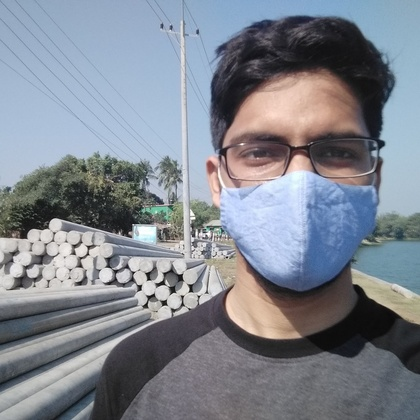
%> input picture Assignment1/input2.jpg, 420 x 420 px, shrunk from 960 x 960 before the run
$ octave A2_170104030.m   (GNU Octave 9; MATLAB toolbox functions it lacks are replaced by stand-ins)
%> lines starting %> are read from the running program, lines starting %| are printed output that depends on the picture
A = uint8(imread('input2.jpg'));
%> A is the input picture: size 420x420x3 uint8; mean R, G, B 127.8, 133.5, 143.3
B = uint8(imread('input1.jpg'));
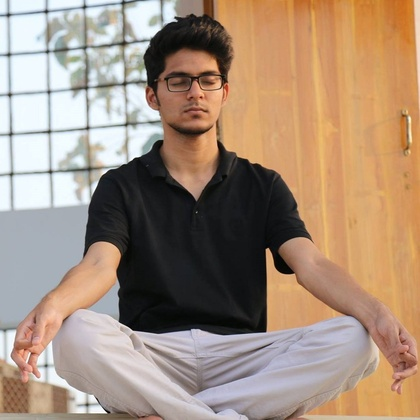
%> input picture Assignment1/input1.jpg, 420 x 420 px, shrunk from 960 x 960 before the run
%> B is the input picture: size 420x420x3 uint8; mean R, G, B 165, 142.2, 123.1

[row, col, dim] = size(A);
%> row = 420; col = 420; dim = 3
C = uint8(ones(row,col));

r = ceil(col/6);
%> r = 70
m = 1;
n = r;
%> n = 70
for l = 1:6
    for i = 1:row
        for j = m:n
            if (mod(l,2) == 0)
                C(i,j) = A(i,j);
            end

            if (mod(l,2) == 1)
                C(i,j) = B(i,j);
            end
        end
    end
    m = n;
    n = n+r;
end
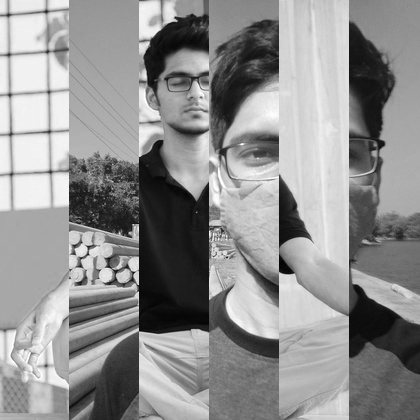
%> C: size 420x420 uint8; min 0, max 255, mean 144.3

figure; imshow(C);
imwrite(C, 'output.jpg');
